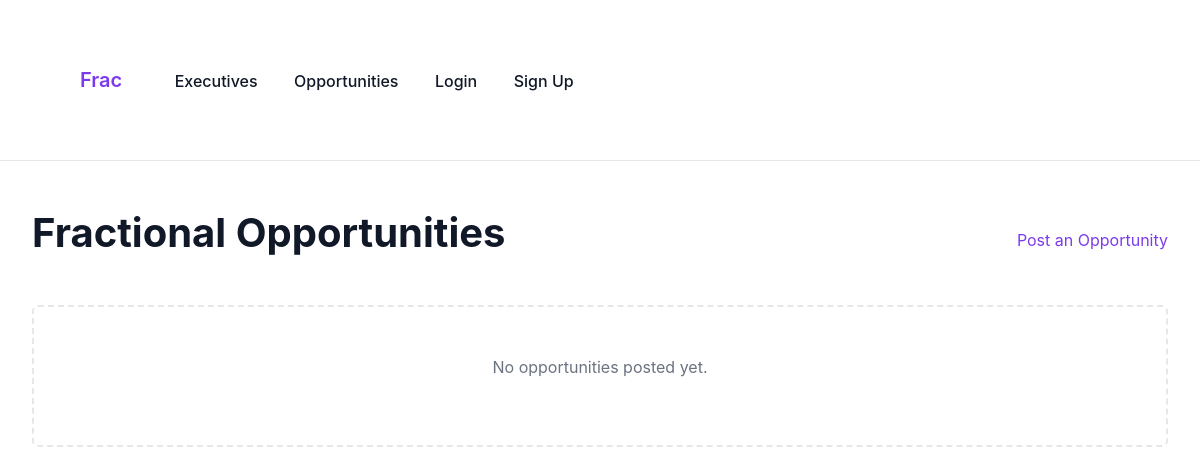
Before: /opportunities/ with the older database file.
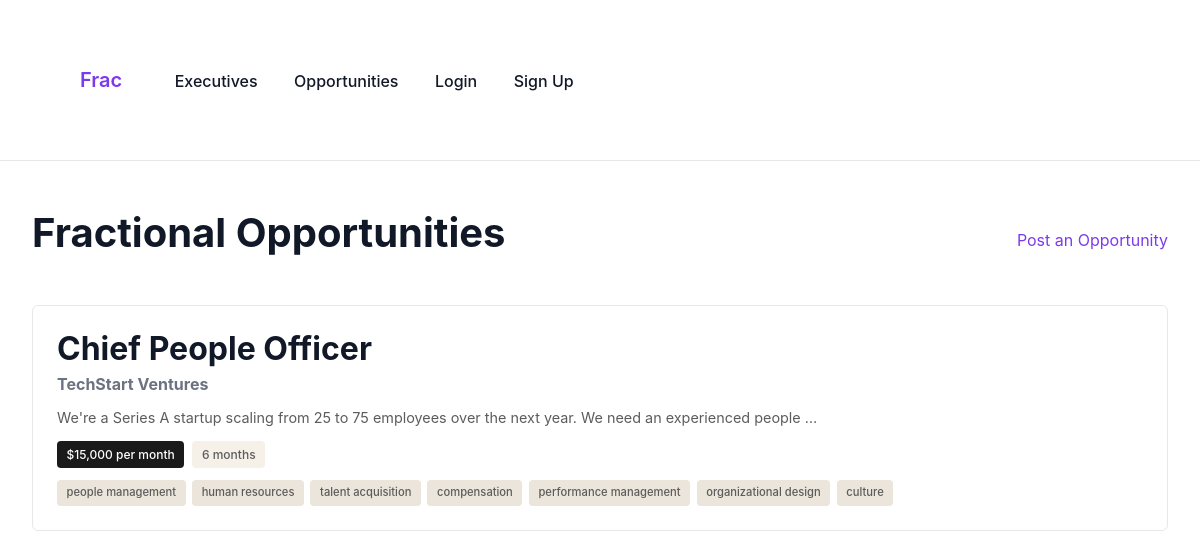
After: the same page with the newer database file.
### classifieds/models.py (models this page shows, shortened)
class Opportunity(models.Model):
    BUDGET_PERIOD_CHOICES = [
        ('hour', 'per hour'),
        ('day', 'per day'),
        ('week', 'per week'),
        ('month', 'per month'),
    ]
    DURATION_PERIOD_CHOICES = [
        ('days', 'days'),
        ('weeks', 'weeks'),
        ('months', 'months'),
    ]
    title = models.CharField(max_length=160)
    company = models.CharField(max_length=160)
    description = models.TextField()
    budget_amount = models.PositiveIntegerField(
        null=True,
        blank=True,
        help_text="Budget amount in USD"
    )
    budget_period = models.CharField(
        max_length=20,
        choices=BUDGET_PERIOD_CHOICES,
        default='month',
        blank=True
    )
    duration_amount = models.PositiveIntegerField(
        null=True,
        blank=True,
        help_text="Expected duration"
    )
    duration_period = models.CharField(
        max_length=20,
        choices=DURATION_PERIOD_CHOICES,
        default='months',
        blank=True
    )
    contact_email = models.EmailField()
    created_at = models.DateTimeField(auto_now_add=True)
    is_active = models.BooleanField(default=True)
    owner = models.ForeignKey(
        settings.AUTH_USER_MODEL,
        null=True,
        blank=True,
        on_delete=models.SET_NULL,
        related_name="opportunities"
    )
    required_skills_tags = models.CharField(
        max_length=500,
        blank=True,
        help_text="Comma-separated required skills (e.g., finance, strategy, fundraising)"
    )
    class Meta:
        verbose_name_plural = "Opportunities"
    def get_tags_list(self):
        if not self.required_skills_tags:
            return []
        return [tag.strip().lower() for tag in self.required_skills_tags.split(",") if tag.strip()]
    @property
    def budget_display(self):
        if self.budget_amount:
            period_display = dict(self.BUDGET_PERIOD_CHOICES).get(self.budget_period, self.budget_period)
            return f"${self.budget_amount:,} {period_display}"
        return None
    @property
    def duration_display(self):
        if self.duration_amount:
            return f"{self.duration_amount} {self.duration_period}"
        return None

### classifieds/views.py (the view)
# urls.py: path("", views.opportunity_list, name="opportunity_list"),                      # /opportunities/
def opportunity_list(request):
    opportunities = Opportunity.objects.order_by("-created_at")
    return render(request, "classifieds/opportunity_list.html", {"opportunities": opportunities})

### classifieds/templates/classifieds/opportunity_list.html (shortened to what this page needs)
{% load static %}
<!DOCTYPE html>
<html>
<head>
    <link rel="stylesheet" href="{% static 'frac-app.css' %}?v=4">
</head>
<body>
    <nav>
        <div class="container">
            <a href="{% url 'home' %}" style="font-weight: 600; margin-right: 1rem;">Frac</a>
            <a href="{% url 'exec_list' %}">Executives</a>
            <a href="{% url 'opportunity_list' %}">Opportunities</a>
            {% if user.is_authenticated %}
                <a href="{% url 'dashboard' %}">Dashboard</a>
                <a href="{% url 'logout' %}">Logout</a>
            {% else %}
                <a href="{% url 'login' %}">Login</a>
                <a href="{% url 'signup' %}" class="btn" style="margin-left: auto;">Sign Up</a>
            {% endif %}
        </div>
    </nav>
    <div class="container">
        <div style="display: flex; justify-content: space-between; align-items: center; margin-bottom: 2rem;">
            <h1>Fractional Opportunities</h1>
            {% if user.is_authenticated %}
                <a href="{% url 'post_opportunity' %}" class="btn">Post an Opportunity</a>
            {% else %}
                <a href="{% url 'signup' %}" class="btn">Post an Opportunity</a>
            {% endif %}
        </div>
        {% if opportunities %}
            <div class="card-grid">
                {% for opportunity in opportunities %}
                    <div class="card card-clickable" onclick="window.location='{% url 'opportunity_detail' opportunity.pk %}'">
                        <h2 style="margin: 0 0 0.25rem 0;">{{ opportunity.title }}</h2>
                        <p style="margin: 0 0 0.5rem 0;"><strong>{{ opportunity.company }}</strong></p>
                        {% if opportunity.description %}
                            <p style="font-size: 0.9rem; color: #5c5c5c; margin: 0;">{{ opportunity.description|truncatewords:20 }}</p>
                        {% endif %}
                        {% if opportunity.budget_display or opportunity.duration_display %}
                            <div style="display: flex; flex-wrap: wrap; gap: 0.5rem; margin-top: 0.75rem;">
                                {% if opportunity.budget_display %}
                                    <span style="display: inline-block; background: #1a1a1a; color: white; font-size: 0.75rem; font-weight: 500; padding: 0.25rem 0.6rem; border-radius: 4px;">{{ opportunity.budget_display }}</span>
                                {% endif %}
                                {% if opportunity.duration_display %}
                                    <span style="display: inline-block; background: #f5f0e8; color: #5c5c5c; font-size: 0.75rem; font-weight: 500; padding: 0.25rem 0.6rem; border-radius: 4px;">{{ opportunity.duration_display }}</span>
                                {% endif %}
                            </div>
                        {% endif %}
                        {% with tags=opportunity.get_tags_list %}
                            {% if tags %}
                                <div style="display: flex; flex-wrap: wrap; gap: 0.4rem; margin-top: 0.75rem;">
                                    {% for tag in tags %}
                                        <span style="display: inline-block; background: #ebe5db; color: #5c5c5c; font-size: 0.7rem; font-weight: 500; padding: 0.25rem 0.6rem; border-radius: 4px; text-transform: lowercase;">{{ tag }}</span>
                                    {% endfor %}
                                </div>
                            {% endif %}
                        {% endwith %}
                    </div>
                {% endfor %}
            </div>
        {% else %}
            <div class="empty-state">
                <p>No opportunities posted yet.</p>
            </div>
        {% endif %}
    </div>
</body>
</html>

### classifieds/static/frac-app.css (style rules this page uses)
:root { --color-primary: #7c3aed; --color-primary-hover: #6d28d9; --color-primary-light: #a78bfa; --color-text: #111827; --color-text-secondary: #6b7280; --color-border: #e5e7eb; --color-bg: #ffffff; --color-bg-secondary: #f9fafb; --color-gray-button: #9ca3af; --color-gray-button-hover: #6b7280; --color-danger: #ef4444; --spacing-xs: 0.25rem; --spacing-sm: 0.5rem; --spacing-md: 1rem; --spacing-lg: 1.5rem; --spacing-xl: 2rem; --spacing-2xl: 3rem; --radius-sm: 4px; --radius-md: 6px; --radius-lg: 8px; --transition: all 0.2s ease; }
* { margin: 0; padding: 0; box-sizing: border-box; }
body { font-family: -apple-system, BlinkMacSystemFont, 'Segoe UI', 'Roboto', 'Oxygen', 'Ubuntu', 'Cantarell', 'Fira Sans', 'Droid Sans', 'Helvetica Neue', sans-serif; background-color: var(--color-bg); color: var(--color-text); line-height: 1.6; font-size: 16px; }
nav { background-color: var(--color-bg); border-bottom: 1px solid var(--color-border); padding: var(--spacing-md) var(--spacing-xl); position: sticky; top: 0; z-index: 100; }
nav a { text-decoration: none; color: var(--color-text); font-weight: 500; padding: var(--spacing-sm) var(--spacing-md); border-radius: var(--radius-md); transition: var(--transition); }
nav a:first-child { font-weight: 700; font-size: 1.25rem; color: var(--color-primary); }
h1, h2, h3, h4, h5, h6 { font-weight: 700; line-height: 1.2; color: var(--color-text); margin-bottom: var(--spacing-md); }
h1 { font-size: 2.5rem; }
h2 { font-size: 2rem; }
p { margin-bottom: var(--spacing-md); color: var(--color-text-secondary); }
a { color: var(--color-primary); text-decoration: none; transition: var(--transition); }
.container { max-width: 1200px; margin: 0 auto; padding: var(--spacing-2xl) var(--spacing-xl); }
.card { background: var(--color-bg); border: 1px solid var(--color-border); border-radius: var(--radius-md); padding: var(--spacing-lg); margin-bottom: var(--spacing-lg); transition: var(--transition); }

### classifieds/templates/classifieds/opportunity_list.html (style rules this page uses)
a { text-decoration: none !important; }
.card-clickable { cursor: pointer; }

Changed rows visible on the page:
added Opportunity: title "Chief People Officer", company "TechStart Ventures", description "We're a Series A startup scaling from 25 to 75 employees over the next year. We need an experienced people …", budget_display "$15,000 per month", duration_display "6 months", tags "people management" "human resources" "talent acquisition" "compensation" "performance management" "organizational design" "culture"
Other visible differences:
text no longer shown: "No opportunities posted yet."
